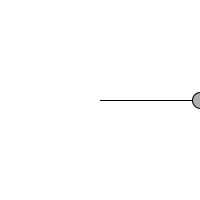
Frame 1 (no input)
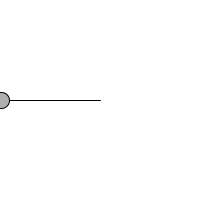
Frame 60 (the mouse pressed at the canvas centre just before this capture)
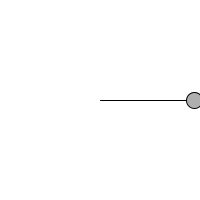
Frame 120 (the mouse held since frame 60 and released just before this capture)

The Processing sketch that drew these frames (run headless with seeded random() and noise(); from frame 60 on, the mouse is pressed at the canvas centre):

// Processing sketch: e06_simple_harmonic_motion_II
// ── e06_simple_harmonic_motion_II.pde
float angle = 0;
float aVelocity = 0.05;

void setup() {
  size(200,200);
}

void draw() {
  float x = 100 * cos(angle);
  angle += aVelocity;
  
  background(255);

  translate(width/2,height/2);
  stroke(0);
  fill(175);
  line(0,0,x,0);
  ellipse(x,0,16,16);
}
